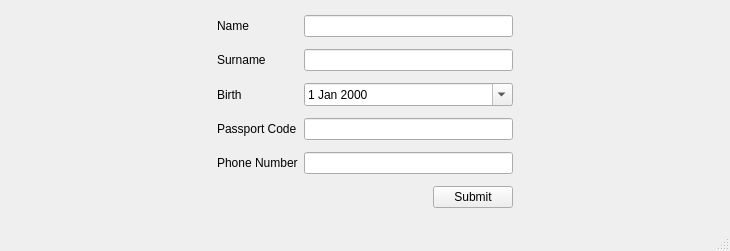
<?xml version="1.0" encoding="UTF-8"?>
<ui version="4.0">
 <class>SearchClient</class>
 <widget class="QMainWindow" name="SearchClient">
  <property name="geometry">
   <rect>
    <x>0</x>
    <y>0</y>
    <width>730</width>
    <height>251</height>
   </rect>
  </property>
  <property name="windowTitle">
   <string>MainWindow</string>
  </property>
  <widget class="QWidget" name="centralwidget">
   <layout class="QGridLayout" name="gridLayout">
    <item row="0" column="2">
     <widget class="QLineEdit" name="lineName"/>
    </item>
    <item row="2" column="1">
     <widget class="QLabel" name="labelBirth">
      <property name="text">
       <string>Birth</string>
      </property>
     </widget>
    </item>
    <item row="1" column="1">
     <widget class="QLabel" name="labelSurname">
      <property name="text">
       <string>Surname</string>
      </property>
     </widget>
    </item>
    <item row="0" column="1">
     <widget class="QLabel" name="labelName">
      <property name="text">
       <string>Name</string>
      </property>
     </widget>
    </item>
    <item row="1" column="2">
     <widget class="QLineEdit" name="lineSurname">
      <property name="sizePolicy">
       <sizepolicy hsizetype="Preferred" vsizetype="Fixed">
        <horstretch>0</horstretch>
        <verstretch>0</verstretch>
       </sizepolicy>
      </property>
     </widget>
    </item>
    <item row="2" column="2">
     <widget class="QDateEdit" name="dateEdit">
      <property name="calendarPopup">
       <bool>true</bool>
      </property>
     </widget>
    </item>
    <item row="3" column="2">
     <widget class="QLineEdit" name="linePassCode"/>
    </item>
    <item row="5" column="2">
     <layout class="QHBoxLayout" name="horizontalLayout">
      <item>
       <spacer name="horizontalSpacer">
        <property name="orientation">
         <enum>Qt::Horizontal</enum>
        </property>
        <property name="sizeHint" stdset="0">
         <size>
          <width>40</width>
          <height>20</height>
         </size>
        </property>
       </spacer>
      </item>
      <item>
       <widget class="QPushButton" name="pushButton">
        <property name="text">
         <string>Submit</string>
        </property>
       </widget>
      </item>
     </layout>
    </item>
    <item row="3" column="1">
     <widget class="QLabel" name="labelPassCode">
      <property name="text">
       <string>Passport Code</string>
      </property>
     </widget>
    </item>
    <item row="4" column="1">
     <widget class="QLabel" name="labelPhone">
      <property name="text">
       <string>Phone Number</string>
      </property>
     </widget>
    </item>
    <item row="4" column="2">
     <widget class="QLineEdit" name="linePhone"/>
    </item>
    <item row="2" column="0">
     <spacer name="horizontalSpacer_2">
      <property name="orientation">
       <enum>Qt::Horizontal</enum>
      </property>
      <property name="sizeHint" stdset="0">
       <size>
        <width>40</width>
        <height>20</height>
       </size>
      </property>
     </spacer>
    </item>
    <item row="2" column="3">
     <spacer name="horizontalSpacer_3">
      <property name="orientation">
       <enum>Qt::Horizontal</enum>
      </property>
      <property name="sizeHint" stdset="0">
       <size>
        <width>40</width>
        <height>20</height>
       </size>
      </property>
     </spacer>
    </item>
   </layout>
  </widget>
  <widget class="QMenuBar" name="menubar">
   <property name="geometry">
    <rect>
     <x>0</x>
     <y>0</y>
     <width>730</width>
     <height>21</height>
    </rect>
   </property>
  </widget>
  <widget class="QStatusBar" name="statusbar"/>
 </widget>
 <resources/>
 <connections/>
</ui>
